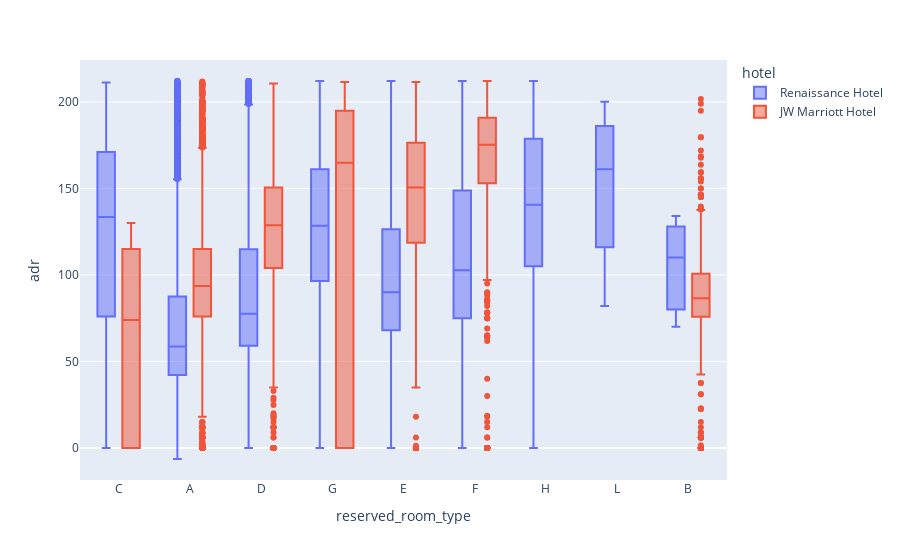

Source (notebook cell):
### Markdown cell above
Let's discover the average adr according to the room type and what the type of rooms are more profitable

### Code cell
import plotly.express as pltx
pltx.box(data_frame = df[(df['is_canceled'] == 0)], x = 'reserved_room_type', y = 'adr', color = 'hotel')

### Figure 1 — Plotly figure (JSON) as saved in the notebook; plotly's stock layout.template omitted (floating-point values rounded to 4 significant figures; data arrays with more than 128 entries replaced by an {"elided": "..."} marker saying what was removed)
{"data": [{"alignmentgroup": "True", "hovertemplate": "hotel=Renaissance Hotel<br>reserved_room_type=%{x}<br>adr=%{y}<extra></extra>", "legendgroup": "Renaissance Hotel", "marker": {"color": "#636efa"}, "name": "Renaissance Hotel", "notched": false, "offsetgroup": "Renaissance Hotel", "orientation": "v", "showlegend": true, "type": "box", "x": {"elided": "26806 str values"}, "x0": " ", "xaxis": "x", "y": {"elided": "26806 float values"}, "y0": " ", "yaxis": "y"}, {"alignmentgroup": "True", "hovertemplate": "hotel=JW Marriott Hotel<br>reserved_room_type=%{x}<br>adr=%{y}<extra></extra>", "legendgroup": "JW Marriott Hotel", "marker": {"color": "#EF553B"}, "name": "JW Marriott Hotel", "notched": false, "offsetgroup": "JW Marriott Hotel", "orientation": "v", "showlegend": true, "type": "box", "x": {"elided": "44671 str values"}, "x0": " ", "xaxis": "x", "y": {"elided": "44671 float values"}, "y0": " ", "yaxis": "y"}], "layout": {"boxmode": "group", "legend": {"title": {"text": "hotel"}, "tracegroupgap": 0}, "margin": {"t": 60}, "xaxis": {"anchor": "y", "domain": [0, 1], "title": {"text": "reserved_room_type"}}, "yaxis": {"anchor": "x", "domain": [0, 1], "title": {"text": "adr"}}}}
